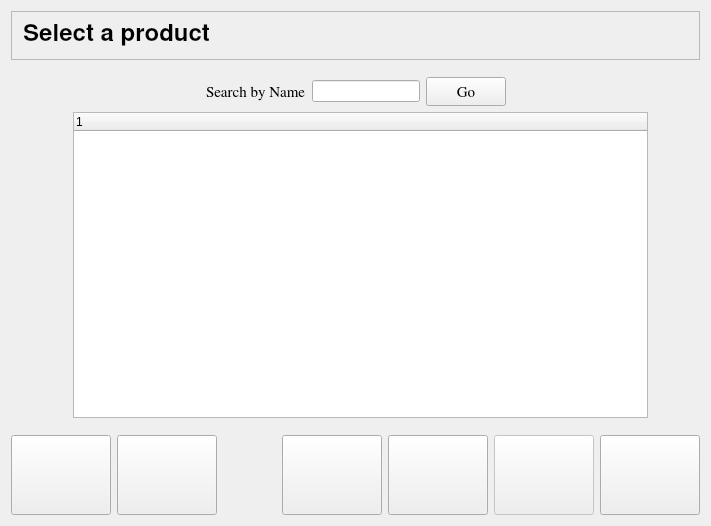
<?xml version="1.0" encoding="UTF-8"?>
<ui version="4.0">
 <class>BasicProductEditionWidgetBase</class>
 <widget class="QWidget" name="BasicProductEditionWidgetBase">
  <property name="geometry">
   <rect>
    <x>0</x>
    <y>0</y>
    <width>711</width>
    <height>526</height>
   </rect>
  </property>
  <property name="windowTitle">
   <string>Form1</string>
  </property>
  <layout class="QVBoxLayout">
   <item>
    <widget class="QFrame" name="frame5">
     <property name="sizePolicy">
      <sizepolicy hsizetype="Preferred" vsizetype="Fixed">
       <horstretch>0</horstretch>
       <verstretch>0</verstretch>
      </sizepolicy>
     </property>
     <property name="frameShape">
      <enum>QFrame::StyledPanel</enum>
     </property>
     <property name="frameShadow">
      <enum>QFrame::Raised</enum>
     </property>
     <property name="lineWidth">
      <number>2</number>
     </property>
     <layout class="QVBoxLayout">
      <property name="spacing">
       <number>6</number>
      </property>
      <property name="leftMargin">
       <number>11</number>
      </property>
      <property name="topMargin">
       <number>11</number>
      </property>
      <property name="rightMargin">
       <number>11</number>
      </property>
      <property name="bottomMargin">
       <number>11</number>
      </property>
      <item>
       <widget class="QLabel" name="title_select">
        <property name="font">
         <font>
          <family>Nimbus Sans l</family>
          <pointsize>18</pointsize>
          <weight>75</weight>
          <bold>true</bold>
         </font>
        </property>
        <property name="text">
         <string>Select a product</string>
        </property>
        <property name="wordWrap">
         <bool>false</bool>
        </property>
       </widget>
      </item>
     </layout>
    </widget>
   </item>
   <item>
    <widget class="QStackedWidget" name="select_stack">
     <property name="currentIndex">
      <number>0</number>
     </property>
     <widget class="QWidget" name="select_product_page">
      <layout class="QGridLayout">
       <item row="0" column="0">
        <layout class="QHBoxLayout">
         <item>
          <spacer name="spacer4">
           <property name="orientation">
            <enum>Qt::Horizontal</enum>
           </property>
           <property name="sizeType">
            <enum>QSizePolicy::Expanding</enum>
           </property>
           <property name="sizeHint" stdset="0">
            <size>
             <width>158</width>
             <height>20</height>
            </size>
           </property>
          </spacer>
         </item>
         <item>
          <layout class="QHBoxLayout">
           <item>
            <widget class="QLabel" name="textLabel1">
             <property name="font">
              <font>
               <family>Nimbus Roman No9 l</family>
               <pointsize>11</pointsize>
              </font>
             </property>
             <property name="text">
              <string>Search by Name</string>
             </property>
             <property name="wordWrap">
              <bool>false</bool>
             </property>
            </widget>
           </item>
           <item>
            <widget class="QLineEdit" name="search_product_edit"/>
           </item>
           <item>
            <widget class="QPushButton" name="search_product_button">
             <property name="font">
              <font>
               <family>Nimbus Roman No9 l</family>
               <pointsize>11</pointsize>
              </font>
             </property>
             <property name="text">
              <string>Go</string>
             </property>
            </widget>
           </item>
          </layout>
         </item>
         <item>
          <spacer name="spacer5">
           <property name="orientation">
            <enum>Qt::Horizontal</enum>
           </property>
           <property name="sizeType">
            <enum>QSizePolicy::Expanding</enum>
           </property>
           <property name="sizeHint" stdset="0">
            <size>
             <width>158</width>
             <height>21</height>
            </size>
           </property>
          </spacer>
         </item>
        </layout>
       </item>
       <item row="1" column="0">
        <layout class="QHBoxLayout">
         <item>
          <spacer name="spacer6">
           <property name="orientation">
            <enum>Qt::Horizontal</enum>
           </property>
           <property name="sizeType">
            <enum>QSizePolicy::Maximum</enum>
           </property>
           <property name="sizeHint" stdset="0">
            <size>
             <width>51</width>
             <height>21</height>
            </size>
           </property>
          </spacer>
         </item>
         <item>
          <widget class="QTreeWidget" name="product_list_wgt">
           <property name="sizeAdjustPolicy">
            <enum>QAbstractScrollArea::AdjustToContents</enum>
           </property>
           <column>
            <property name="text">
             <string notr="true">1</string>
            </property>
           </column>
          </widget>
         </item>
         <item>
          <spacer name="spacer7">
           <property name="orientation">
            <enum>Qt::Horizontal</enum>
           </property>
           <property name="sizeType">
            <enum>QSizePolicy::Maximum</enum>
           </property>
           <property name="sizeHint" stdset="0">
            <size>
             <width>41</width>
             <height>21</height>
            </size>
           </property>
          </spacer>
         </item>
        </layout>
       </item>
      </layout>
     </widget>
     <widget class="QWidget" name="delete_product">
      <layout class="QGridLayout">
       <item row="0" column="0">
        <spacer name="spacer13">
         <property name="orientation">
          <enum>Qt::Vertical</enum>
         </property>
         <property name="sizeType">
          <enum>QSizePolicy::Expanding</enum>
         </property>
         <property name="sizeHint" stdset="0">
          <size>
           <width>21</width>
           <height>100</height>
          </size>
         </property>
        </spacer>
       </item>
       <item row="4" column="2">
        <spacer name="spacer14">
         <property name="orientation">
          <enum>Qt::Vertical</enum>
         </property>
         <property name="sizeType">
          <enum>QSizePolicy::Expanding</enum>
         </property>
         <property name="sizeHint" stdset="0">
          <size>
           <width>20</width>
           <height>90</height>
          </size>
         </property>
        </spacer>
       </item>
       <item row="1" column="0" colspan="3">
        <layout class="QHBoxLayout">
         <item>
          <spacer name="spacer9">
           <property name="orientation">
            <enum>Qt::Horizontal</enum>
           </property>
           <property name="sizeType">
            <enum>QSizePolicy::Expanding</enum>
           </property>
           <property name="sizeHint" stdset="0">
            <size>
             <width>41</width>
             <height>20</height>
            </size>
           </property>
          </spacer>
         </item>
         <item>
          <widget class="QLabel" name="textLabel2">
           <property name="text">
            <string>You have selected the product</string>
           </property>
           <property name="wordWrap">
            <bool>false</bool>
           </property>
          </widget>
         </item>
         <item>
          <widget class="QLabel" name="product_name_label">
           <property name="text">
            <string/>
           </property>
           <property name="wordWrap">
            <bool>false</bool>
           </property>
          </widget>
         </item>
         <item>
          <spacer name="spacer10">
           <property name="orientation">
            <enum>Qt::Horizontal</enum>
           </property>
           <property name="sizeType">
            <enum>QSizePolicy::Expanding</enum>
           </property>
           <property name="sizeHint" stdset="0">
            <size>
             <width>61</width>
             <height>20</height>
            </size>
           </property>
          </spacer>
         </item>
        </layout>
       </item>
       <item row="3" column="0" colspan="3">
        <layout class="QHBoxLayout">
         <item>
          <spacer name="spacer11">
           <property name="orientation">
            <enum>Qt::Horizontal</enum>
           </property>
           <property name="sizeType">
            <enum>QSizePolicy::Expanding</enum>
           </property>
           <property name="sizeHint" stdset="0">
            <size>
             <width>41</width>
             <height>20</height>
            </size>
           </property>
          </spacer>
         </item>
         <item>
          <widget class="QLabel" name="textLabel4">
           <property name="text">
            <string>Are you sure you want to delete this product?</string>
           </property>
           <property name="wordWrap">
            <bool>false</bool>
           </property>
          </widget>
         </item>
         <item>
          <spacer name="spacer12">
           <property name="orientation">
            <enum>Qt::Horizontal</enum>
           </property>
           <property name="sizeType">
            <enum>QSizePolicy::Expanding</enum>
           </property>
           <property name="sizeHint" stdset="0">
            <size>
             <width>51</width>
             <height>20</height>
            </size>
           </property>
          </spacer>
         </item>
        </layout>
       </item>
       <item row="2" column="1">
        <spacer name="spacer15">
         <property name="orientation">
          <enum>Qt::Vertical</enum>
         </property>
         <property name="sizeType">
          <enum>QSizePolicy::Fixed</enum>
         </property>
         <property name="sizeHint" stdset="0">
          <size>
           <width>20</width>
           <height>20</height>
          </size>
         </property>
        </spacer>
       </item>
      </layout>
     </widget>
     <widget class="QWidget" name="update_page"/>
    </widget>
   </item>
   <item>
    <layout class="QHBoxLayout">
     <item>
      <widget class="QPushButton" name="down_button">
       <property name="minimumSize">
        <size>
         <width>100</width>
         <height>80</height>
        </size>
       </property>
       <property name="text">
        <string/>
       </property>
      </widget>
     </item>
     <item>
      <widget class="QPushButton" name="up_button">
       <property name="minimumSize">
        <size>
         <width>100</width>
         <height>80</height>
        </size>
       </property>
       <property name="text">
        <string/>
       </property>
      </widget>
     </item>
     <item>
      <spacer name="spacer8">
       <property name="orientation">
        <enum>Qt::Horizontal</enum>
       </property>
       <property name="sizeType">
        <enum>QSizePolicy::Expanding</enum>
       </property>
       <property name="sizeHint" stdset="0">
        <size>
         <width>20</width>
         <height>21</height>
        </size>
       </property>
      </spacer>
     </item>
     <item>
      <widget class="QPushButton" name="previous_button">
       <property name="minimumSize">
        <size>
         <width>100</width>
         <height>80</height>
        </size>
       </property>
       <property name="text">
        <string/>
       </property>
      </widget>
     </item>
     <item>
      <widget class="QPushButton" name="next_button">
       <property name="minimumSize">
        <size>
         <width>100</width>
         <height>80</height>
        </size>
       </property>
       <property name="text">
        <string/>
       </property>
      </widget>
     </item>
     <item>
      <widget class="QPushButton" name="accept_button">
       <property name="enabled">
        <bool>false</bool>
       </property>
       <property name="minimumSize">
        <size>
         <width>100</width>
         <height>80</height>
        </size>
       </property>
       <property name="text">
        <string/>
       </property>
      </widget>
     </item>
     <item>
      <widget class="QPushButton" name="cancel_button">
       <property name="minimumSize">
        <size>
         <width>100</width>
         <height>80</height>
        </size>
       </property>
       <property name="text">
        <string/>
       </property>
      </widget>
     </item>
    </layout>
   </item>
  </layout>
 </widget>
 <layoutdefault spacing="6" margin="11"/>
 <resources/>
 <connections/>
</ui>
